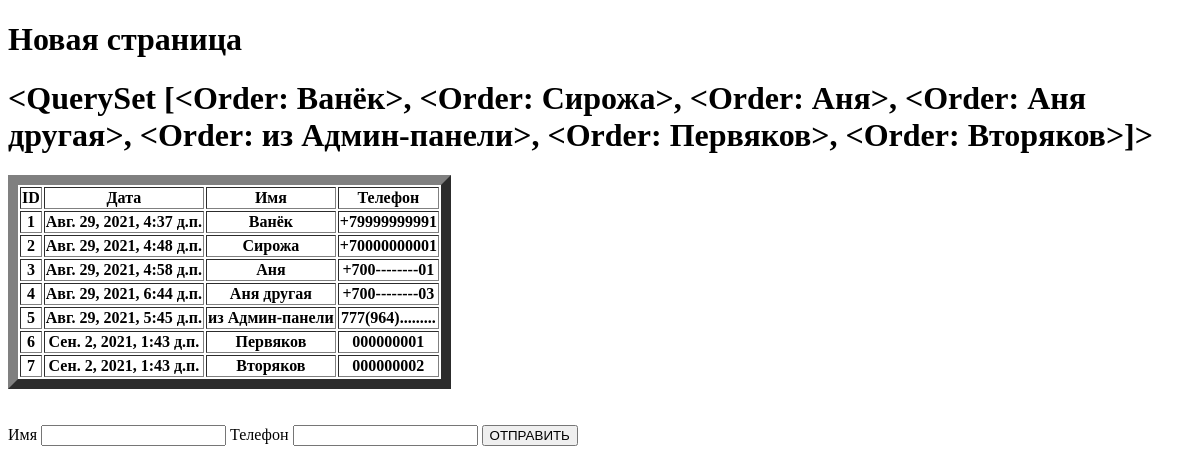
Before: / with the older database file.
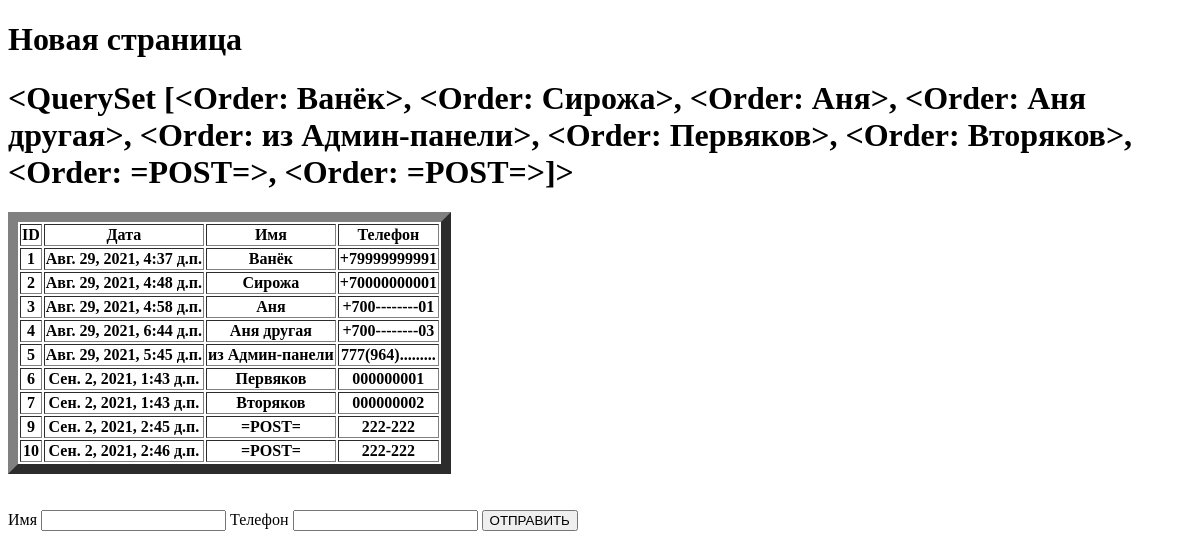
After: the same page with the newer database file.
### crm/models.py (models this page shows)
class Order(models.Model):
    order_dt = models.DateTimeField(auto_now=True)
    order_name = models.CharField(max_length=200, verbose_name='Имя')
    order_phone = models.CharField(max_length=200, verbose_name='Телефон')
    def __str__(self):
        return self.order_name
    class Meta:
        verbose_name = 'Заказ'
        verbose_name_plural = 'Заказы'

### crm/views.py (the view)
# urls.py: path('', views.first_page),
def first_page(request):
    object_list = Order.objects.all()
    return render(request, './index.html', {'object_list': object_list})

### templates/index.html (shortened to what this page needs)
<!DOCTYPE html>
<html lang="en">
<head>
</head>
<body>
<h1>Новая страница</h1>
<h1>{{object_list}}</h1>
{% if object_list %}
<table border="10">
    <tr>
        <th>ID</th>
        <th>Дата</th>
        <th>Имя</th>
        <th>Телефон</th>
    </tr>
    {% for obj in object_list %}
    <tr>
        <th>{{ obj.id }}</th>
        <th>{{ obj.order_dt }}</th>
        <th>{{ obj.order_name }}</th>
        <th>{{ obj.order_phone }}</th>
    </tr>
    {% endfor %}
</table>
{% else %}
НЕТ ДАННЫХ
{% endif %}
<br>
<br>
<form action="{% url 'thanks_page' %}" method="POST">
    <label>Имя</label>
    <input name="name">
    <label>Телефон</label>
    <input name="phone">
    <button type="submit">ОТПРАВИТЬ</button>
</form>
</body>
</html>

Changed rows visible on the page:
computed for Order "Ванёк": order_name.order_name "<QuerySet [<Order: Ванёк>, <Order: Сирожа>, <Order: Аня>, <Order: Аня другая>, <Order: из Админ-панели>, <Order: Первяков>, <Order: Вторяков>]>" → "…Админ-панели>, <Order: Первяков>, <Order: Вторяков>, <Order: =POST=>, <Order: =POST=>]>"
added Order: id "9", order_dt "Сен. 2, 2021, 2:45 д.п.", order_name "=POST=", order_phone "222-222"
added Order: id "10", order_dt "Сен. 2, 2021, 2:46 д.п.", order_name "=POST=", order_phone "222-222"
